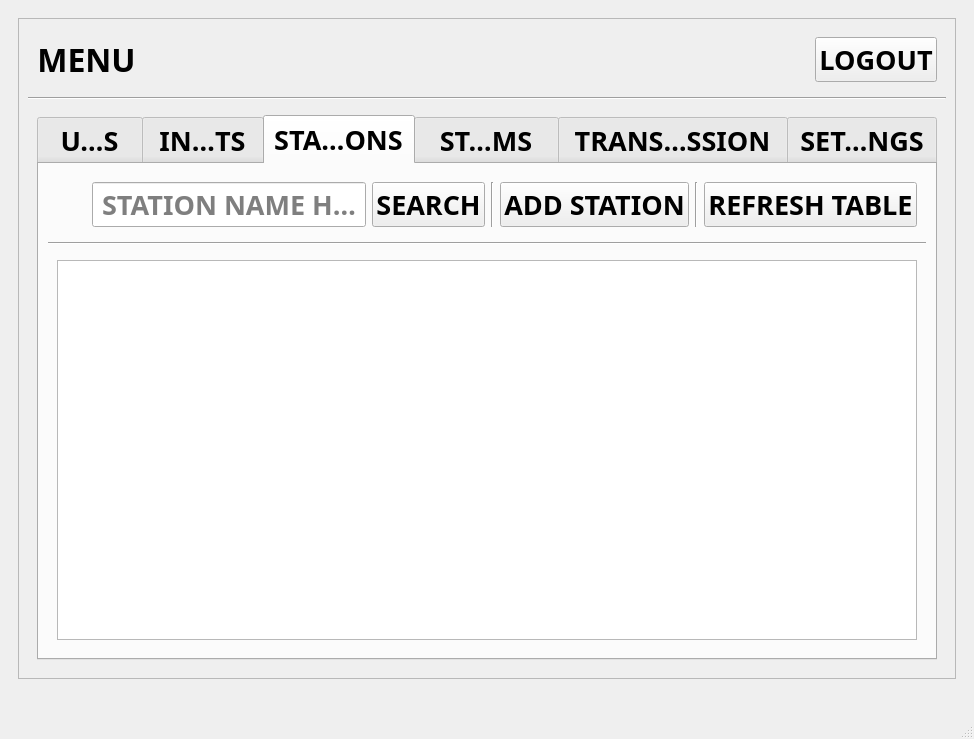
<?xml version="1.0" encoding="UTF-8"?>
<ui version="4.0">
 <class>MainWindow</class>
 <widget class="QMainWindow" name="MainWindow">
  <property name="geometry">
   <rect>
    <x>0</x>
    <y>0</y>
    <width>974</width>
    <height>739</height>
   </rect>
  </property>
  <property name="font">
   <font>
    <family>Yu Gothic UI Semibold</family>
    <pointsize>20</pointsize>
    <bold>true</bold>
   </font>
  </property>
  <property name="windowTitle">
   <string>NEXTAI CAST</string>
  </property>
  <widget class="QWidget" name="centralwidget">
   <layout class="QGridLayout" name="gridLayout">
    <item row="0" column="0">
     <widget class="QStackedWidget" name="stackedWidget">
      <property name="currentIndex">
       <number>1</number>
      </property>
      <widget class="QWidget" name="page">
       <layout class="QGridLayout" name="gridLayout_2">
        <item row="0" column="0">
         <widget class="QFrame" name="frame">
          <property name="frameShape">
           <enum>QFrame::Shape::StyledPanel</enum>
          </property>
          <property name="frameShadow">
           <enum>QFrame::Shadow::Raised</enum>
          </property>
          <layout class="QVBoxLayout" name="verticalLayout">
           <property name="leftMargin">
            <number>0</number>
           </property>
           <property name="topMargin">
            <number>0</number>
           </property>
           <property name="rightMargin">
            <number>0</number>
           </property>
           <property name="bottomMargin">
            <number>0</number>
           </property>
           <item>
            <widget class="QWidget" name="widget_4" native="true">
             <layout class="QGridLayout" name="gridLayout_3">
              <item row="1" column="1">
               <widget class="QLabel" name="label_4">
                <property name="text">
                 <string>&lt;html&gt;&lt;head/&gt;&lt;body&gt;&lt;p align=&quot;center&quot;&gt;&lt;span style=&quot; font-size:26pt;&quot;&gt;NEXTAI-CAST&lt;/span&gt;&lt;/p&gt;&lt;/body&gt;&lt;/html&gt;</string>
                </property>
               </widget>
              </item>
              <item row="6" column="1">
               <spacer name="verticalSpacer">
                <property name="orientation">
                 <enum>Qt::Orientation::Vertical</enum>
                </property>
                <property name="sizeHint" stdset="0">
                 <size>
                  <width>20</width>
                  <height>40</height>
                 </size>
                </property>
               </spacer>
              </item>
              <item row="3" column="0">
               <spacer name="horizontalSpacer">
                <property name="orientation">
                 <enum>Qt::Orientation::Horizontal</enum>
                </property>
                <property name="sizeHint" stdset="0">
                 <size>
                  <width>40</width>
                  <height>20</height>
                 </size>
                </property>
               </spacer>
              </item>
              <item row="3" column="2">
               <spacer name="horizontalSpacer_2">
                <property name="orientation">
                 <enum>Qt::Orientation::Horizontal</enum>
                </property>
                <property name="sizeHint" stdset="0">
                 <size>
                  <width>40</width>
                  <height>20</height>
                 </size>
                </property>
               </spacer>
              </item>
              <item row="5" column="1">
               <widget class="QWidget" name="widget_3" native="true">
                <layout class="QVBoxLayout" name="verticalLayout_2">
                 <property name="leftMargin">
                  <number>0</number>
                 </property>
                 <property name="topMargin">
                  <number>0</number>
                 </property>
                 <property name="rightMargin">
                  <number>0</number>
                 </property>
                 <property name="bottomMargin">
                  <number>0</number>
                 </property>
                 <item>
                  <widget class="QPushButton" name="login_button">
                   <property name="text">
                    <string>LOGIN</string>
                   </property>
                  </widget>
                 </item>
                 <item>
                  <spacer name="verticalSpacer_6">
                   <property name="orientation">
                    <enum>Qt::Orientation::Vertical</enum>
                   </property>
                   <property name="sizeHint" stdset="0">
                    <size>
                     <width>20</width>
                     <height>40</height>
                    </size>
                   </property>
                  </spacer>
                 </item>
                 <item>
                  <widget class="QLabel" name="label">
                   <property name="text">
                    <string>&lt;html&gt;&lt;head/&gt;&lt;body&gt;&lt;p align=&quot;center&quot;&gt;&lt;span style=&quot; font-size:12pt;&quot;&gt;BY NEXTAI SOLUTIONS&lt;/span&gt;&lt;/p&gt;&lt;/body&gt;&lt;/html&gt;</string>
                   </property>
                  </widget>
                 </item>
                </layout>
               </widget>
              </item>
              <item row="3" column="1">
               <widget class="QWidget" name="widget_2" native="true">
                <layout class="QVBoxLayout" name="verticalLayout_3">
                 <property name="leftMargin">
                  <number>0</number>
                 </property>
                 <property name="topMargin">
                  <number>0</number>
                 </property>
                 <property name="rightMargin">
                  <number>0</number>
                 </property>
                 <property name="bottomMargin">
                  <number>0</number>
                 </property>
                 <item>
                  <widget class="QLabel" name="label_3">
                   <property name="text">
                    <string>&lt;html&gt;&lt;head/&gt;&lt;body&gt;&lt;p&gt;&lt;span style=&quot; font-size:14pt;&quot;&gt;USERNAME&lt;/span&gt;&lt;/p&gt;&lt;/body&gt;&lt;/html&gt;</string>
                   </property>
                  </widget>
                 </item>
                 <item>
                  <widget class="QLineEdit" name="username_line"/>
                 </item>
                 <item>
                  <spacer name="verticalSpacer_4">
                   <property name="orientation">
                    <enum>Qt::Orientation::Vertical</enum>
                   </property>
                   <property name="sizeHint" stdset="0">
                    <size>
                     <width>20</width>
                     <height>40</height>
                    </size>
                   </property>
                  </spacer>
                 </item>
                 <item>
                  <widget class="QLabel" name="label_2">
                   <property name="text">
                    <string>&lt;html&gt;&lt;head/&gt;&lt;body&gt;&lt;p&gt;&lt;span style=&quot; font-size:14pt;&quot;&gt;PASSWORD&lt;/span&gt;&lt;/p&gt;&lt;/body&gt;&lt;/html&gt;</string>
                   </property>
                  </widget>
                 </item>
                 <item>
                  <widget class="QLineEdit" name="password_line">
                   <property name="echoMode">
                    <enum>QLineEdit::EchoMode::PasswordEchoOnEdit</enum>
                   </property>
                  </widget>
                 </item>
                </layout>
               </widget>
              </item>
              <item row="0" column="1">
               <spacer name="verticalSpacer_2">
                <property name="orientation">
                 <enum>Qt::Orientation::Vertical</enum>
                </property>
                <property name="sizeHint" stdset="0">
                 <size>
                  <width>20</width>
                  <height>40</height>
                 </size>
                </property>
               </spacer>
              </item>
              <item row="2" column="1">
               <spacer name="verticalSpacer_3">
                <property name="orientation">
                 <enum>Qt::Orientation::Vertical</enum>
                </property>
                <property name="sizeHint" stdset="0">
                 <size>
                  <width>20</width>
                  <height>40</height>
                 </size>
                </property>
               </spacer>
              </item>
              <item row="4" column="1">
               <spacer name="verticalSpacer_5">
                <property name="orientation">
                 <enum>Qt::Orientation::Vertical</enum>
                </property>
                <property name="sizeHint" stdset="0">
                 <size>
                  <width>20</width>
                  <height>40</height>
                 </size>
                </property>
               </spacer>
              </item>
             </layout>
            </widget>
           </item>
          </layout>
         </widget>
        </item>
       </layout>
      </widget>
      <widget class="QWidget" name="page_2">
       <layout class="QGridLayout" name="gridLayout_4">
        <item row="0" column="0">
         <widget class="QFrame" name="frame_2">
          <property name="frameShape">
           <enum>QFrame::Shape::StyledPanel</enum>
          </property>
          <property name="frameShadow">
           <enum>QFrame::Shadow::Raised</enum>
          </property>
          <layout class="QVBoxLayout" name="verticalLayout_4">
           <item>
            <widget class="QWidget" name="widget" native="true">
             <property name="maximumSize">
              <size>
               <width>16777215</width>
               <height>100</height>
              </size>
             </property>
             <layout class="QHBoxLayout" name="horizontalLayout">
              <item>
               <widget class="QLabel" name="label_5">
                <property name="text">
                 <string>&lt;html&gt;&lt;head/&gt;&lt;body&gt;&lt;p align=&quot;center&quot;&gt;&lt;span style=&quot; font-size:24pt;&quot;&gt;MENU&lt;/span&gt;&lt;/p&gt;&lt;/body&gt;&lt;/html&gt;</string>
                </property>
               </widget>
              </item>
              <item>
               <spacer name="horizontalSpacer_3">
                <property name="orientation">
                 <enum>Qt::Orientation::Horizontal</enum>
                </property>
                <property name="sizeHint" stdset="0">
                 <size>
                  <width>40</width>
                  <height>20</height>
                 </size>
                </property>
               </spacer>
              </item>
              <item>
               <widget class="QPushButton" name="logout_button">
                <property name="text">
                 <string>LOGOUT</string>
                </property>
               </widget>
              </item>
             </layout>
            </widget>
           </item>
           <item>
            <widget class="Line" name="line">
             <property name="orientation">
              <enum>Qt::Orientation::Horizontal</enum>
             </property>
            </widget>
           </item>
           <item>
            <widget class="QWidget" name="widget_5" native="true">
             <layout class="QVBoxLayout" name="verticalLayout_5">
              <item>
               <widget class="QTabWidget" name="menu_tab">
                <property name="tabPosition">
                 <enum>QTabWidget::TabPosition::North</enum>
                </property>
                <property name="tabShape">
                 <enum>QTabWidget::TabShape::Rounded</enum>
                </property>
                <property name="currentIndex">
                 <number>2</number>
                </property>
                <property name="elideMode">
                 <enum>Qt::TextElideMode::ElideMiddle</enum>
                </property>
                <widget class="QWidget" name="users">
                 <attribute name="title">
                  <string>USERS</string>
                 </attribute>
                </widget>
                <widget class="QWidget" name="INPUTS">
                 <attribute name="title">
                  <string>INPUTS</string>
                 </attribute>
                </widget>
                <widget class="QWidget" name="stations">
                 <attribute name="title">
                  <string>STATIONS</string>
                 </attribute>
                 <layout class="QVBoxLayout" name="verticalLayout_8">
                  <item>
                   <widget class="QWidget" name="widget_9" native="true">
                    <property name="maximumSize">
                     <size>
                      <width>16777215</width>
                      <height>100</height>
                     </size>
                    </property>
                    <layout class="QHBoxLayout" name="horizontalLayout_4">
                     <item>
                      <spacer name="horizontalSpacer_6">
                       <property name="orientation">
                        <enum>Qt::Orientation::Horizontal</enum>
                       </property>
                       <property name="sizeHint" stdset="0">
                        <size>
                         <width>40</width>
                         <height>20</height>
                        </size>
                       </property>
                      </spacer>
                     </item>
                     <item>
                      <widget class="QLineEdit" name="search_station_line">
                       <property name="alignment">
                        <set>Qt::AlignmentFlag::AlignCenter</set>
                       </property>
                       <property name="placeholderText">
                        <string>STATION NAME HERE</string>
                       </property>
                      </widget>
                     </item>
                     <item>
                      <widget class="QPushButton" name="search_station_button">
                       <property name="text">
                        <string>SEARCH</string>
                       </property>
                      </widget>
                     </item>
                     <item>
                      <widget class="Line" name="line_7">
                       <property name="orientation">
                        <enum>Qt::Orientation::Vertical</enum>
                       </property>
                      </widget>
                     </item>
                     <item>
                      <widget class="QPushButton" name="add_station_button">
                       <property name="text">
                        <string>ADD STATION</string>
                       </property>
                      </widget>
                     </item>
                     <item>
                      <widget class="Line" name="line_8">
                       <property name="orientation">
                        <enum>Qt::Orientation::Vertical</enum>
                       </property>
                      </widget>
                     </item>
                     <item>
                      <widget class="QPushButton" name="refresh_stations_table_button">
                       <property name="text">
                        <string>REFRESH TABLE</string>
                       </property>
                      </widget>
                     </item>
                    </layout>
                   </widget>
                  </item>
                  <item>
                   <widget class="Line" name="line_6">
                    <property name="orientation">
                     <enum>Qt::Orientation::Horizontal</enum>
                    </property>
                   </widget>
                  </item>
                  <item>
                   <widget class="QWidget" name="widget_10" native="true">
                    <layout class="QGridLayout" name="gridLayout_6">
                     <item row="0" column="0">
                      <widget class="QTableWidget" name="stations_table"/>
                     </item>
                    </layout>
                   </widget>
                  </item>
                 </layout>
                </widget>
                <widget class="QWidget" name="streams">
                 <attribute name="title">
                  <string>STREAMS</string>
                 </attribute>
                 <layout class="QVBoxLayout" name="verticalLayout_7">
                  <item>
                   <widget class="QWidget" name="widget_7" native="true">
                    <property name="maximumSize">
                     <size>
                      <width>16777215</width>
                      <height>100</height>
                     </size>
                    </property>
                    <layout class="QHBoxLayout" name="horizontalLayout_3">
                     <item>
                      <spacer name="horizontalSpacer_5">
                       <property name="orientation">
                        <enum>Qt::Orientation::Horizontal</enum>
                       </property>
                       <property name="sizeHint" stdset="0">
                        <size>
                         <width>40</width>
                         <height>20</height>
                        </size>
                       </property>
                      </spacer>
                     </item>
                     <item>
                      <widget class="QLineEdit" name="search_stream_line">
                       <property name="alignment">
                        <set>Qt::AlignmentFlag::AlignCenter</set>
                       </property>
                       <property name="placeholderText">
                        <string>STREAM NAME HERE</string>
                       </property>
                      </widget>
                     </item>
                     <item>
                      <widget class="QPushButton" name="search_stream_button">
                       <property name="text">
                        <string>SEARCH</string>
                       </property>
                      </widget>
                     </item>
                     <item>
                      <widget class="Line" name="line_4">
                       <property name="orientation">
                        <enum>Qt::Orientation::Vertical</enum>
                       </property>
                      </widget>
                     </item>
                     <item>
                      <widget class="QPushButton" name="add_stream_button">
                       <property name="text">
                        <string>ADD STREAM</string>
                       </property>
                      </widget>
                     </item>
                     <item>
                      <widget class="Line" name="line_5">
                       <property name="orientation">
                        <enum>Qt::Orientation::Vertical</enum>
                       </property>
                      </widget>
                     </item>
                     <item>
                      <widget class="QPushButton" name="reload_streams_table_button">
                       <property name="text">
                        <string>RELOAD TABLE</string>
                       </property>
                      </widget>
                     </item>
                    </layout>
                   </widget>
                  </item>
                  <item>
                   <widget class="Line" name="line_3">
                    <property name="orientation">
                     <enum>Qt::Orientation::Horizontal</enum>
                    </property>
                   </widget>
                  </item>
                  <item>
                   <widget class="QWidget" name="widget_8" native="true">
                    <layout class="QGridLayout" name="gridLayout_5">
                     <item row="0" column="0">
                      <widget class="QTableWidget" name="streams_table"/>
                     </item>
                    </layout>
                   </widget>
                  </item>
                 </layout>
                </widget>
                <widget class="QWidget" name="transmissions">
                 <attribute name="title">
                  <string>TRANSMISSION</string>
                 </attribute>
                </widget>
                <widget class="QWidget" name="SETTINGS">
                 <attribute name="title">
                  <string>SETTINGS</string>
                 </attribute>
                 <layout class="QVBoxLayout" name="verticalLayout_6">
                  <item>
                   <widget class="QWidget" name="widget_6" native="true">
                    <layout class="QHBoxLayout" name="horizontalLayout_2">
                     <item>
                      <widget class="QLabel" name="label_6">
                       <property name="text">
                        <string>&lt;html&gt;&lt;head/&gt;&lt;body&gt;&lt;p align=&quot;center&quot;&gt;SELECT APP THEME: &lt;/p&gt;&lt;/body&gt;&lt;/html&gt;</string>
                       </property>
                      </widget>
                     </item>
                     <item>
                      <spacer name="horizontalSpacer_4">
                       <property name="orientation">
                        <enum>Qt::Orientation::Horizontal</enum>
                       </property>
                       <property name="sizeHint" stdset="0">
                        <size>
                         <width>40</width>
                         <height>20</height>
                        </size>
                       </property>
                      </spacer>
                     </item>
                     <item>
                      <widget class="QComboBox" name="theme_combo">
                       <item>
                        <property name="text">
                         <string>light_amber.xml</string>
                        </property>
                       </item>
                       <item>
                        <property name="text">
                         <string>light_blue.xml</string>
                        </property>
                       </item>
                       <item>
                        <property name="text">
                         <string>light_cyan.xml</string>
                        </property>
                       </item>
                       <item>
                        <property name="text">
                         <string>light_cyan_500.xml</string>
                        </property>
                       </item>
                       <item>
                        <property name="text">
                         <string>light_lightgreen.xml</string>
                        </property>
                       </item>
                       <item>
                        <property name="text">
                         <string>light_pink.xml</string>
                        </property>
                       </item>
                       <item>
                        <property name="text">
                         <string>light_purple.xml</string>
                        </property>
                       </item>
                       <item>
                        <property name="text">
                         <string>light_red.xml</string>
                        </property>
                       </item>
                       <item>
                        <property name="text">
                         <string>light_teal.xml</string>
                        </property>
                       </item>
                       <item>
                        <property name="text">
                         <string>light_yellow.xml</string>
                        </property>
                       </item>
                       <item>
                        <property name="text">
                         <string>dark_amber.xml</string>
                        </property>
                       </item>
                       <item>
                        <property name="text">
                         <string>dark_blue.xml</string>
                        </property>
                       </item>
                       <item>
                        <property name="text">
                         <string>dark_cyan.xml</string>
                        </property>
                       </item>
                       <item>
                        <property name="text">
                         <string>dark_lightgreen.xml</string>
                        </property>
                       </item>
                       <item>
                        <property name="text">
                         <string>dark_pink.xml</string>
                        </property>
                       </item>
                       <item>
                        <property name="text">
                         <string>dark_purple.xml</string>
                        </property>
                       </item>
                       <item>
                        <property name="text">
                         <string>dark_red.xml</string>
                        </property>
                       </item>
                       <item>
                        <property name="text">
                         <string>dark_teal.xml</string>
                        </property>
                       </item>
                       <item>
                        <property name="text">
                         <string>dark_yellow.xml</string>
                        </property>
                       </item>
                      </widget>
                     </item>
                    </layout>
                   </widget>
                  </item>
                  <item>
                   <widget class="Line" name="line_2">
                    <property name="orientation">
                     <enum>Qt::Orientation::Horizontal</enum>
                    </property>
                   </widget>
                  </item>
                  <item>
                   <spacer name="verticalSpacer_7">
                    <property name="orientation">
                     <enum>Qt::Orientation::Vertical</enum>
                    </property>
                    <property name="sizeHint" stdset="0">
                     <size>
                      <width>20</width>
                      <height>40</height>
                     </size>
                    </property>
                   </spacer>
                  </item>
                 </layout>
                </widget>
               </widget>
              </item>
             </layout>
            </widget>
           </item>
          </layout>
         </widget>
        </item>
       </layout>
      </widget>
     </widget>
    </item>
   </layout>
  </widget>
  <widget class="QMenuBar" name="menubar">
   <property name="geometry">
    <rect>
     <x>0</x>
     <y>0</y>
     <width>974</width>
     <height>33</height>
    </rect>
   </property>
  </widget>
  <widget class="QStatusBar" name="statusbar"/>
 </widget>
 <resources/>
 <connections/>
</ui>
